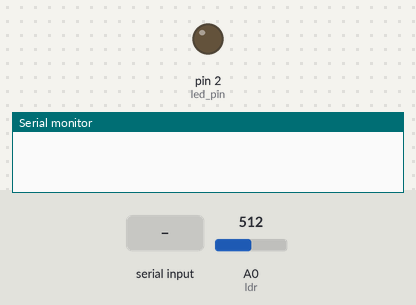
The sketch below on a simulated Arduino Uno, built with avr-gcc and run on an emulated ATmega328P. On the bench: output pins drawn as LEDs (lit = HIGH), the last lines printed to the serial monitor. The inputs (shaded band) are chosen by the test bench; at power-on: A0 (ldr) = 512.

Above: at 1.2 s.
1.3 s: "toggle\n" received over the second serial link
At 2.5 s:
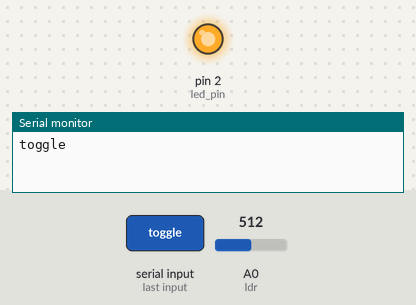
2.8 s: "1\n" received over the second serial link
Timing chart, 0 to 5.8 s (numbered marks = the images above; inputs shaded):
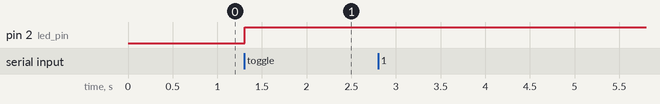

Measured:
- after the input at 1.3 s, pin 2 (led_pin): LOW → HIGH at once

The sketch:

HM_10_BT1.ino
```cpp
#include <SoftwareSerial.h>

SoftwareSerial mySerial(10, 11); // RX, TX

int ldr = A0;
bool led_state = false;
int led_pin = 2;

void setup() {
  // Open serial communications and wait for port to open:
  Serial.begin(19200);

  // set the data rate for the SoftwareSerial port
  mySerial.begin(9600);
  pinMode(ldr, INPUT);
  pinMode(led_pin, OUTPUT);
}

void loop() { // run over and over
  if (mySerial.available() > 0) {
    String data = mySerial.readStringUntil('\n');
    Serial.println(data);

    if(data.equals("toggle")){
      led_state = !led_state;
      digitalWrite(led_pin, led_state);
    }
  }

  int ldr_val = analogRead(ldr);
  ldr_val = map(ldr_val, 0, 1023, 0, 255);

  mySerial.println(ldr_val);
  delay(10);
}
```
